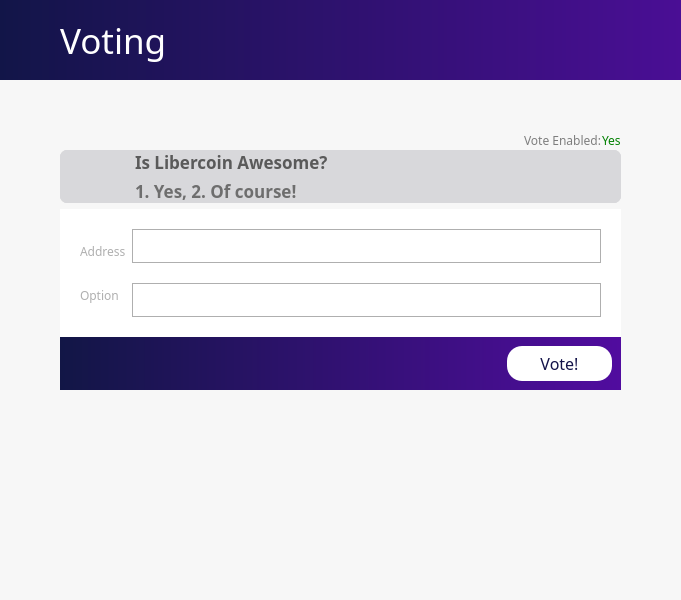
<?xml version="1.0" encoding="UTF-8"?>
<ui version="4.0">
 <class>VotingPage</class>
 <widget class="QWidget" name="VotingPage">
  <property name="geometry">
   <rect>
    <x>0</x>
    <y>0</y>
    <width>681</width>
    <height>600</height>
   </rect>
  </property>
  <property name="sizePolicy">
   <sizepolicy hsizetype="Preferred" vsizetype="Preferred">
    <horstretch>0</horstretch>
    <verstretch>0</verstretch>
   </sizepolicy>
  </property>
  <property name="minimumSize">
   <size>
    <width>0</width>
    <height>0</height>
   </size>
  </property>
  <property name="palette">
   <palette>
    <active>
     <colorrole role="WindowText">
      <brush brushstyle="SolidPattern">
       <color alpha="255">
        <red>0</red>
        <green>0</green>
        <blue>0</blue>
       </color>
      </brush>
     </colorrole>
     <colorrole role="Button">
      <brush brushstyle="SolidPattern">
       <color alpha="250">
        <red>247</red>
        <green>247</green>
        <blue>247</blue>
       </color>
      </brush>
     </colorrole>
     <colorrole role="Midlight">
      <brush brushstyle="SolidPattern">
       <color alpha="255">
        <red>255</red>
        <green>255</green>
        <blue>255</blue>
       </color>
      </brush>
     </colorrole>
     <colorrole role="Dark">
      <brush brushstyle="SolidPattern">
       <color alpha="255">
        <red>225</red>
        <green>225</green>
        <blue>225</blue>
       </color>
      </brush>
     </colorrole>
     <colorrole role="Mid">
      <brush brushstyle="SolidPattern">
       <color alpha="255">
        <red>0</red>
        <green>0</green>
        <blue>255</blue>
       </color>
      </brush>
     </colorrole>
     <colorrole role="Text">
      <brush brushstyle="SolidPattern">
       <color alpha="255">
        <red>0</red>
        <green>0</green>
        <blue>0</blue>
       </color>
      </brush>
     </colorrole>
     <colorrole role="BrightText">
      <brush brushstyle="SolidPattern">
       <color alpha="255">
        <red>255</red>
        <green>128</green>
        <blue>0</blue>
       </color>
      </brush>
     </colorrole>
     <colorrole role="ButtonText">
      <brush brushstyle="SolidPattern">
       <color alpha="255">
        <red>0</red>
        <green>0</green>
        <blue>0</blue>
       </color>
      </brush>
     </colorrole>
     <colorrole role="Base">
      <brush brushstyle="SolidPattern">
       <color alpha="250">
        <red>247</red>
        <green>247</green>
        <blue>247</blue>
       </color>
      </brush>
     </colorrole>
     <colorrole role="Window">
      <brush brushstyle="SolidPattern">
       <color alpha="250">
        <red>247</red>
        <green>247</green>
        <blue>247</blue>
       </color>
      </brush>
     </colorrole>
    </active>
    <inactive>
     <colorrole role="WindowText">
      <brush brushstyle="SolidPattern">
       <color alpha="255">
        <red>0</red>
        <green>0</green>
        <blue>0</blue>
       </color>
      </brush>
     </colorrole>
     <colorrole role="Button">
      <brush brushstyle="SolidPattern">
       <color alpha="250">
        <red>247</red>
        <green>247</green>
        <blue>247</blue>
       </color>
      </brush>
     </colorrole>
     <colorrole role="Midlight">
      <brush brushstyle="SolidPattern">
       <color alpha="255">
        <red>255</red>
        <green>255</green>
        <blue>255</blue>
       </color>
      </brush>
     </colorrole>
     <colorrole role="Dark">
      <brush brushstyle="SolidPattern">
       <color alpha="255">
        <red>225</red>
        <green>225</green>
        <blue>225</blue>
       </color>
      </brush>
     </colorrole>
     <colorrole role="Mid">
      <brush brushstyle="SolidPattern">
       <color alpha="255">
        <red>0</red>
        <green>0</green>
        <blue>255</blue>
       </color>
      </brush>
     </colorrole>
     <colorrole role="Text">
      <brush brushstyle="SolidPattern">
       <color alpha="255">
        <red>0</red>
        <green>0</green>
        <blue>0</blue>
       </color>
      </brush>
     </colorrole>
     <colorrole role="BrightText">
      <brush brushstyle="SolidPattern">
       <color alpha="255">
        <red>255</red>
        <green>128</green>
        <blue>0</blue>
       </color>
      </brush>
     </colorrole>
     <colorrole role="ButtonText">
      <brush brushstyle="SolidPattern">
       <color alpha="255">
        <red>0</red>
        <green>0</green>
        <blue>0</blue>
       </color>
      </brush>
     </colorrole>
     <colorrole role="Base">
      <brush brushstyle="SolidPattern">
       <color alpha="250">
        <red>247</red>
        <green>247</green>
        <blue>247</blue>
       </color>
      </brush>
     </colorrole>
     <colorrole role="Window">
      <brush brushstyle="SolidPattern">
       <color alpha="250">
        <red>247</red>
        <green>247</green>
        <blue>247</blue>
       </color>
      </brush>
     </colorrole>
    </inactive>
    <disabled>
     <colorrole role="WindowText">
      <brush brushstyle="SolidPattern">
       <color alpha="255">
        <red>225</red>
        <green>225</green>
        <blue>225</blue>
       </color>
      </brush>
     </colorrole>
     <colorrole role="Button">
      <brush brushstyle="SolidPattern">
       <color alpha="250">
        <red>247</red>
        <green>247</green>
        <blue>247</blue>
       </color>
      </brush>
     </colorrole>
     <colorrole role="Midlight">
      <brush brushstyle="SolidPattern">
       <color alpha="255">
        <red>255</red>
        <green>255</green>
        <blue>255</blue>
       </color>
      </brush>
     </colorrole>
     <colorrole role="Dark">
      <brush brushstyle="SolidPattern">
       <color alpha="255">
        <red>225</red>
        <green>225</green>
        <blue>225</blue>
       </color>
      </brush>
     </colorrole>
     <colorrole role="Mid">
      <brush brushstyle="SolidPattern">
       <color alpha="255">
        <red>0</red>
        <green>0</green>
        <blue>255</blue>
       </color>
      </brush>
     </colorrole>
     <colorrole role="Text">
      <brush brushstyle="SolidPattern">
       <color alpha="255">
        <red>225</red>
        <green>225</green>
        <blue>225</blue>
       </color>
      </brush>
     </colorrole>
     <colorrole role="BrightText">
      <brush brushstyle="SolidPattern">
       <color alpha="255">
        <red>255</red>
        <green>128</green>
        <blue>0</blue>
       </color>
      </brush>
     </colorrole>
     <colorrole role="ButtonText">
      <brush brushstyle="SolidPattern">
       <color alpha="255">
        <red>225</red>
        <green>225</green>
        <blue>225</blue>
       </color>
      </brush>
     </colorrole>
     <colorrole role="Base">
      <brush brushstyle="SolidPattern">
       <color alpha="250">
        <red>247</red>
        <green>247</green>
        <blue>247</blue>
       </color>
      </brush>
     </colorrole>
     <colorrole role="Window">
      <brush brushstyle="SolidPattern">
       <color alpha="250">
        <red>247</red>
        <green>247</green>
        <blue>247</blue>
       </color>
      </brush>
     </colorrole>
    </disabled>
   </palette>
  </property>
  <property name="font">
   <font>
    <family>Snell Roundhand</family>
   </font>
  </property>
  <property name="windowTitle">
   <string>Form</string>
  </property>
  <property name="autoFillBackground">
   <bool>false</bool>
  </property>
  <property name="styleSheet">
   <string notr="true">background-color:rgba(247, 247, 247, 250);
border:0;
</string>
  </property>
  <layout class="QVBoxLayout" name="topLayout">
   <property name="spacing">
    <number>0</number>
   </property>
   <property name="leftMargin">
    <number>0</number>
   </property>
   <property name="topMargin">
    <number>0</number>
   </property>
   <property name="rightMargin">
    <number>0</number>
   </property>
   <property name="bottomMargin">
    <number>0</number>
   </property>
   <item>
    <layout class="QHBoxLayout" name="horizontalLayout" stretch="0">
     <property name="spacing">
      <number>0</number>
     </property>
     <item>
      <layout class="QVBoxLayout" name="verticalLayout_2" stretch="0,0,0">
       <item>
        <layout class="QHBoxLayout" name="Nav">
         <property name="spacing">
          <number>0</number>
         </property>
         <property name="sizeConstraint">
          <enum>QLayout::SetDefaultConstraint</enum>
         </property>
         <property name="topMargin">
          <number>0</number>
         </property>
         <item>
          <widget class="QFrame" name="NavBar">
           <property name="sizePolicy">
            <sizepolicy hsizetype="Preferred" vsizetype="Preferred">
             <horstretch>0</horstretch>
             <verstretch>0</verstretch>
            </sizepolicy>
           </property>
           <property name="minimumSize">
            <size>
             <width>0</width>
             <height>80</height>
            </size>
           </property>
           <property name="maximumSize">
            <size>
             <width>16777215</width>
             <height>80</height>
            </size>
           </property>
           <property name="layoutDirection">
            <enum>Qt::LeftToRight</enum>
           </property>
           <property name="autoFillBackground">
            <bool>false</bool>
           </property>
           <property name="styleSheet">
            <string notr="true">background: QLinearGradient(x1: 0, y1: 0, x2: 1, y2: 0, stop: 0 #121548, stop: 1 #4a0e95);
border:0;
</string>
           </property>
           <property name="frameShape">
            <enum>QFrame::StyledPanel</enum>
           </property>
           <property name="frameShadow">
            <enum>QFrame::Raised</enum>
           </property>
           <layout class="QHBoxLayout" name="horizontalLayout_3">
            <property name="spacing">
             <number>0</number>
            </property>
            <property name="leftMargin">
             <number>60</number>
            </property>
            <property name="topMargin">
             <number>0</number>
            </property>
            <property name="rightMargin">
             <number>60</number>
            </property>
            <property name="bottomMargin">
             <number>0</number>
            </property>
            <item>
             <widget class="QLabel" name="label_2">
              <property name="sizePolicy">
               <sizepolicy hsizetype="Preferred" vsizetype="Preferred">
                <horstretch>0</horstretch>
                <verstretch>0</verstretch>
               </sizepolicy>
              </property>
              <property name="font">
               <font>
                <family>ZoinLight</family>
                <pointsize>26</pointsize>
               </font>
              </property>
              <property name="autoFillBackground">
               <bool>false</bool>
              </property>
              <property name="styleSheet">
               <string notr="true">color:white;
background-color: rgba(255, 255, 255,0);</string>
              </property>
              <property name="text">
               <string>Voting</string>
              </property>
              <property name="indent">
               <number>0</number>
              </property>
             </widget>
            </item>
            <item>
             <widget class="QPushButton" name="pushButton_2">
              <property name="maximumSize">
               <size>
                <width>80</width>
                <height>80</height>
               </size>
              </property>
              <property name="styleSheet">
               <string notr="true">background: rgb(0,0,0,0);</string>
              </property>
              <property name="text">
               <string/>
              </property>
              <property name="icon">
               <iconset resource="../../../../../coreupgrade/libercoin/src/qt/bitcoin.qrc">
                <normaloff>:/icons/Exports_45</normaloff>:/icons/Exports_45</iconset>
              </property>
              <property name="iconSize">
               <size>
                <width>80</width>
                <height>80</height>
               </size>
              </property>
             </widget>
            </item>
           </layout>
          </widget>
         </item>
        </layout>
       </item>
       <item>
        <widget class="QFrame" name="frame">
         <property name="palette">
          <palette>
           <active>
            <colorrole role="Button">
             <brush brushstyle="SolidPattern">
              <color alpha="250">
               <red>247</red>
               <green>247</green>
               <blue>247</blue>
              </color>
             </brush>
            </colorrole>
            <colorrole role="Base">
             <brush brushstyle="SolidPattern">
              <color alpha="250">
               <red>247</red>
               <green>247</green>
               <blue>247</blue>
              </color>
             </brush>
            </colorrole>
            <colorrole role="Window">
             <brush brushstyle="SolidPattern">
              <color alpha="250">
               <red>247</red>
               <green>247</green>
               <blue>247</blue>
              </color>
             </brush>
            </colorrole>
           </active>
           <inactive>
            <colorrole role="Button">
             <brush brushstyle="SolidPattern">
              <color alpha="250">
               <red>247</red>
               <green>247</green>
               <blue>247</blue>
              </color>
             </brush>
            </colorrole>
            <colorrole role="Base">
             <brush brushstyle="SolidPattern">
              <color alpha="250">
               <red>247</red>
               <green>247</green>
               <blue>247</blue>
              </color>
             </brush>
            </colorrole>
            <colorrole role="Window">
             <brush brushstyle="SolidPattern">
              <color alpha="250">
               <red>247</red>
               <green>247</green>
               <blue>247</blue>
              </color>
             </brush>
            </colorrole>
           </inactive>
           <disabled>
            <colorrole role="Button">
             <brush brushstyle="SolidPattern">
              <color alpha="250">
               <red>247</red>
               <green>247</green>
               <blue>247</blue>
              </color>
             </brush>
            </colorrole>
            <colorrole role="Base">
             <brush brushstyle="SolidPattern">
              <color alpha="250">
               <red>247</red>
               <green>247</green>
               <blue>247</blue>
              </color>
             </brush>
            </colorrole>
            <colorrole role="Window">
             <brush brushstyle="SolidPattern">
              <color alpha="250">
               <red>247</red>
               <green>247</green>
               <blue>247</blue>
              </color>
             </brush>
            </colorrole>
           </disabled>
          </palette>
         </property>
         <property name="styleSheet">
          <string notr="true"/>
         </property>
         <property name="frameShape">
          <enum>QFrame::NoFrame</enum>
         </property>
         <property name="frameShadow">
          <enum>QFrame::Raised</enum>
         </property>
         <property name="lineWidth">
          <number>1</number>
         </property>
         <property name="midLineWidth">
          <number>0</number>
         </property>
         <layout class="QVBoxLayout" name="verticalLayout_4">
          <property name="spacing">
           <number>-1</number>
          </property>
          <property name="leftMargin">
           <number>60</number>
          </property>
          <property name="topMargin">
           <number>50</number>
          </property>
          <property name="rightMargin">
           <number>60</number>
          </property>
          <property name="bottomMargin">
           <number>10</number>
          </property>
          <item>
           <layout class="QVBoxLayout" name="verticalLayout_3">
            <property name="spacing">
             <number>0</number>
            </property>
            <property name="topMargin">
             <number>0</number>
            </property>
            <item>
             <layout class="QHBoxLayout" name="horizontalLayout_5">
              <property name="topMargin">
               <number>0</number>
              </property>
              <item>
               <spacer name="horizontalSpacer_3">
                <property name="orientation">
                 <enum>Qt::Horizontal</enum>
                </property>
                <property name="sizeHint" stdset="0">
                 <size>
                  <width>40</width>
                  <height>20</height>
                 </size>
                </property>
               </spacer>
              </item>
              <item>
               <widget class="QLabel" name="label_3">
                <property name="font">
                 <font>
                  <family>ZoinMedium</family>
                 </font>
                </property>
                <property name="styleSheet">
                 <string notr="true">color: rgb(126, 126, 126);</string>
                </property>
                <property name="text">
                 <string>Vote Enabled:</string>
                </property>
               </widget>
              </item>
              <item>
               <widget class="QLabel" name="voteEnabled">
                <property name="font">
                 <font>
                  <family>ZoinMedium</family>
                 </font>
                </property>
                <property name="styleSheet">
                 <string notr="true">color: green;</string>
                </property>
                <property name="text">
                 <string>Yes</string>
                </property>
               </widget>
              </item>
             </layout>
            </item>
            <item>
             <widget class="QFrame" name="balance_frame">
              <property name="enabled">
               <bool>true</bool>
              </property>
              <property name="palette">
               <palette>
                <active>
                 <colorrole role="Button">
                  <brush brushstyle="SolidPattern">
                   <color alpha="255">
                    <red>216</red>
                    <green>216</green>
                    <blue>219</blue>
                   </color>
                  </brush>
                 </colorrole>
                 <colorrole role="Base">
                  <brush brushstyle="SolidPattern">
                   <color alpha="255">
                    <red>216</red>
                    <green>216</green>
                    <blue>219</blue>
                   </color>
                  </brush>
                 </colorrole>
                 <colorrole role="Window">
                  <brush brushstyle="SolidPattern">
                   <color alpha="255">
                    <red>216</red>
                    <green>216</green>
                    <blue>219</blue>
                   </color>
                  </brush>
                 </colorrole>
                </active>
                <inactive>
                 <colorrole role="Button">
                  <brush brushstyle="SolidPattern">
                   <color alpha="255">
                    <red>216</red>
                    <green>216</green>
                    <blue>219</blue>
                   </color>
                  </brush>
                 </colorrole>
                 <colorrole role="Base">
                  <brush brushstyle="SolidPattern">
                   <color alpha="255">
                    <red>216</red>
                    <green>216</green>
                    <blue>219</blue>
                   </color>
                  </brush>
                 </colorrole>
                 <colorrole role="Window">
                  <brush brushstyle="SolidPattern">
                   <color alpha="255">
                    <red>216</red>
                    <green>216</green>
                    <blue>219</blue>
                   </color>
                  </brush>
                 </colorrole>
                </inactive>
                <disabled>
                 <colorrole role="Button">
                  <brush brushstyle="SolidPattern">
                   <color alpha="255">
                    <red>216</red>
                    <green>216</green>
                    <blue>219</blue>
                   </color>
                  </brush>
                 </colorrole>
                 <colorrole role="Base">
                  <brush brushstyle="SolidPattern">
                   <color alpha="255">
                    <red>216</red>
                    <green>216</green>
                    <blue>219</blue>
                   </color>
                  </brush>
                 </colorrole>
                 <colorrole role="Window">
                  <brush brushstyle="SolidPattern">
                   <color alpha="255">
                    <red>216</red>
                    <green>216</green>
                    <blue>219</blue>
                   </color>
                  </brush>
                 </colorrole>
                </disabled>
               </palette>
              </property>
              <property name="contextMenuPolicy">
               <enum>Qt::DefaultContextMenu</enum>
              </property>
              <property name="styleSheet">
               <string notr="true">background-color: rgb(216, 216, 219);
border:0;
border-radius:7px;
border-style:solid;</string>
              </property>
              <property name="frameShape">
               <enum>QFrame::StyledPanel</enum>
              </property>
              <property name="frameShadow">
               <enum>QFrame::Plain</enum>
              </property>
              <property name="lineWidth">
               <number>1</number>
              </property>
              <layout class="QHBoxLayout" name="horizontalLayout_4">
               <property name="spacing">
                <number>0</number>
               </property>
               <property name="sizeConstraint">
                <enum>QLayout::SetDefaultConstraint</enum>
               </property>
               <property name="leftMargin">
                <number>0</number>
               </property>
               <property name="topMargin">
                <number>0</number>
               </property>
               <property name="rightMargin">
                <number>0</number>
               </property>
               <property name="bottomMargin">
                <number>0</number>
               </property>
               <item>
                <widget class="QPushButton" name="pushButton_3">
                 <property name="sizePolicy">
                  <sizepolicy hsizetype="Fixed" vsizetype="Preferred">
                   <horstretch>0</horstretch>
                   <verstretch>0</verstretch>
                  </sizepolicy>
                 </property>
                 <property name="minimumSize">
                  <size>
                   <width>75</width>
                   <height>0</height>
                  </size>
                 </property>
                 <property name="text">
                  <string/>
                 </property>
                 <property name="icon">
                  <iconset resource="../../../../../coreupgrade/libercoin/src/qt/bitcoin.qrc">
                   <normaloff>:/icons/Exports_47</normaloff>:/icons/Exports_47</iconset>
                 </property>
                 <property name="iconSize">
                  <size>
                   <width>70</width>
                   <height>70</height>
                  </size>
                 </property>
                </widget>
               </item>
               <item>
                <layout class="QVBoxLayout" name="verticalLayout_6">
                 <property name="spacing">
                  <number>5</number>
                 </property>
                 <property name="leftMargin">
                  <number>0</number>
                 </property>
                 <property name="topMargin">
                  <number>0</number>
                 </property>
                 <property name="bottomMargin">
                  <number>0</number>
                 </property>
                 <item>
                  <widget class="QLabel" name="voteTitle">
                   <property name="enabled">
                    <bool>false</bool>
                   </property>
                   <property name="sizePolicy">
                    <sizepolicy hsizetype="Preferred" vsizetype="Preferred">
                     <horstretch>0</horstretch>
                     <verstretch>0</verstretch>
                    </sizepolicy>
                   </property>
                   <property name="font">
                    <font>
                     <family>ZoinMedium</family>
                     <pointsize>13</pointsize>
                     <weight>75</weight>
                     <bold>true</bold>
                    </font>
                   </property>
                   <property name="layoutDirection">
                    <enum>Qt::LeftToRight</enum>
                   </property>
                   <property name="autoFillBackground">
                    <bool>false</bool>
                   </property>
                   <property name="styleSheet">
                    <string notr="true">color: rgb(90, 90, 90);</string>
                   </property>
                   <property name="text">
                    <string>Is Libercoin Awesome?</string>
                   </property>
                   <property name="alignment">
                    <set>Qt::AlignBottom|Qt::AlignLeading|Qt::AlignLeft</set>
                   </property>
                   <property name="indent">
                    <number>-1</number>
                   </property>
                  </widget>
                 </item>
                 <item>
                  <widget class="QLabel" name="voteTitleSubText">
                   <property name="enabled">
                    <bool>false</bool>
                   </property>
                   <property name="sizePolicy">
                    <sizepolicy hsizetype="Preferred" vsizetype="Preferred">
                     <horstretch>0</horstretch>
                     <verstretch>0</verstretch>
                    </sizepolicy>
                   </property>
                   <property name="font">
                    <font>
                     <family>ZoinLight</family>
                     <pointsize>13</pointsize>
                     <weight>75</weight>
                     <bold>true</bold>
                    </font>
                   </property>
                   <property name="cursor">
                    <cursorShape>IBeamCursor</cursorShape>
                   </property>
                   <property name="toolTip">
                    <string>Total of transactions that have yet to be confirmed, and do not yet count toward the current balance</string>
                   </property>
                   <property name="layoutDirection">
                    <enum>Qt::LeftToRight</enum>
                   </property>
                   <property name="styleSheet">
                    <string notr="true">color: rgb(110, 110, 110);</string>
                   </property>
                   <property name="text">
                    <string notr="true">1. Yes, 2. Of course!</string>
                   </property>
                   <property name="alignment">
                    <set>Qt::AlignLeading|Qt::AlignLeft|Qt::AlignTop</set>
                   </property>
                   <property name="textInteractionFlags">
                    <set>Qt::LinksAccessibleByMouse|Qt::TextSelectableByKeyboard|Qt::TextSelectableByMouse</set>
                   </property>
                  </widget>
                 </item>
                </layout>
               </item>
              </layout>
             </widget>
            </item>
           </layout>
          </item>
          <item>
           <widget class="QFrame" name="voteFrame">
            <property name="frameShape">
             <enum>QFrame::StyledPanel</enum>
            </property>
            <property name="frameShadow">
             <enum>QFrame::Raised</enum>
            </property>
            <layout class="QVBoxLayout" name="verticalLayout_8">
             <property name="spacing">
              <number>0</number>
             </property>
             <property name="leftMargin">
              <number>0</number>
             </property>
             <property name="topMargin">
              <number>0</number>
             </property>
             <property name="rightMargin">
              <number>0</number>
             </property>
             <property name="bottomMargin">
              <number>0</number>
             </property>
             <item>
              <widget class="QFrame" name="votingFrame">
               <property name="minimumSize">
                <size>
                 <width>0</width>
                 <height>0</height>
                </size>
               </property>
               <property name="styleSheet">
                <string notr="true">border: 0; background-color:white;</string>
               </property>
               <property name="frameShape">
                <enum>QFrame::StyledPanel</enum>
               </property>
               <property name="frameShadow">
                <enum>QFrame::Raised</enum>
               </property>
               <layout class="QHBoxLayout" name="horizontalLayout_6">
                <property name="spacing">
                 <number>-1</number>
                </property>
                <property name="leftMargin">
                 <number>20</number>
                </property>
                <property name="topMargin">
                 <number>20</number>
                </property>
                <property name="rightMargin">
                 <number>20</number>
                </property>
                <property name="bottomMargin">
                 <number>20</number>
                </property>
                <item>
                 <layout class="QVBoxLayout" name="verticalLayout_7">
                  <property name="spacing">
                   <number>20</number>
                  </property>
                  <property name="topMargin">
                   <number>10</number>
                  </property>
                  <property name="bottomMargin">
                   <number>10</number>
                  </property>
                  <item>
                   <widget class="QLabel" name="label">
                    <property name="enabled">
                     <bool>true</bool>
                    </property>
                    <property name="font">
                     <font>
                      <family>ZoinMedium</family>
                     </font>
                    </property>
                    <property name="styleSheet">
                     <string notr="true">color: rgb(175, 175, 175);</string>
                    </property>
                    <property name="text">
                     <string>Address</string>
                    </property>
                   </widget>
                  </item>
                  <item>
                   <widget class="QLabel" name="label_4">
                    <property name="font">
                     <font>
                      <family>ZoinMedium</family>
                     </font>
                    </property>
                    <property name="styleSheet">
                     <string notr="true">color: rgb(175, 175, 175);</string>
                    </property>
                    <property name="text">
                     <string>Option</string>
                    </property>
                   </widget>
                  </item>
                 </layout>
                </item>
                <item>
                 <layout class="QVBoxLayout" name="verticalLayout">
                  <property name="spacing">
                   <number>20</number>
                  </property>
                  <item>
                   <widget class="QComboBox" name="addressList">
                    <property name="enabled">
                     <bool>true</bool>
                    </property>
                    <property name="sizePolicy">
                     <sizepolicy hsizetype="Expanding" vsizetype="Fixed">
                      <horstretch>0</horstretch>
                      <verstretch>0</verstretch>
                     </sizepolicy>
                    </property>
                    <property name="font">
                     <font>
                      <family>ZoinRegular</family>
                     </font>
                    </property>
                    <property name="styleSheet">
                     <string notr="true">

QComboBox
{
    color:rgb(15, 15, 54);
    background-color: white;
    border-color: rgb(175, 175, 175);
    border-width: 1px;
border-style: solid;
padding: 1px 0px 1px 3px;
padding-left:10;
height:30;
}

QComboBox QListView
{
    border-style: none;
    background-color: white;
}

QComboBox::drop-down
{
    width: 20px;
    border: 1px;
    border-color:rgb(15, 15, 54);
    border-left-style:none;
    border-top-style: none;
    border-bottom-style: none;
    border-right-style: none;
}


QComboBox::down-arrow
{
    image: url(:/icons/down);
    width: 16px;
    height: 16px;
}</string>
                    </property>
                   </widget>
                  </item>
                  <item>
                   <widget class="QComboBox" name="votingChoice">
                    <property name="sizePolicy">
                     <sizepolicy hsizetype="Expanding" vsizetype="Fixed">
                      <horstretch>0</horstretch>
                      <verstretch>0</verstretch>
                     </sizepolicy>
                    </property>
                    <property name="font">
                     <font>
                      <family>ZoinRegular</family>
                     </font>
                    </property>
                    <property name="styleSheet">
                     <string notr="true">

QComboBox
{
    color:rgb(15, 15, 54);
    background-color: white;
    border-color: rgb(175, 175, 175);
    border-width: 1px;
border-style: solid;
padding: 1px 0px 1px 3px;
padding-left:10;
height:30;
}

QComboBox QListView
{
    border-style: none;
    background-color: white;
}

QComboBox::drop-down
{
    width: 20px;
    border: 1px;
    border-color:rgb(15, 15, 54);
    border-left-style:none;
    border-top-style: none;
    border-bottom-style: none;
    border-right-style: none;
}


QComboBox::down-arrow
{
    image: url(:/icons/down);
    width: 16px;
    height: 16px;
}</string>
                    </property>
                   </widget>
                  </item>
                 </layout>
                </item>
               </layout>
              </widget>
             </item>
             <item>
              <widget class="QFrame" name="frame_2">
               <property name="styleSheet">
                <string notr="true">background: QLinearGradient(x1: 0, y1: 0, x2: 1, y2: 0, stop: 0 #121646, stop: 1 #510c9f);</string>
               </property>
               <property name="frameShape">
                <enum>QFrame::StyledPanel</enum>
               </property>
               <property name="frameShadow">
                <enum>QFrame::Raised</enum>
               </property>
               <layout class="QHBoxLayout" name="horizontalLayout_2">
                <item>
                 <spacer name="horizontalSpacer">
                  <property name="orientation">
                   <enum>Qt::Horizontal</enum>
                  </property>
                  <property name="sizeHint" stdset="0">
                   <size>
                    <width>40</width>
                    <height>20</height>
                   </size>
                  </property>
                 </spacer>
                </item>
                <item>
                 <widget class="QPushButton" name="voteButton">
                  <property name="font">
                   <font>
                    <family>ZoinRegular</family>
                    <pointsize>12</pointsize>
                   </font>
                  </property>
                  <property name="styleSheet">
                   <string notr="true">background-color: white;
color: rgb(19, 19, 73);
border-radius:15px;
height:35px;
width:105px;</string>
                  </property>
                  <property name="text">
                   <string>Vote!</string>
                  </property>
                 </widget>
                </item>
               </layout>
              </widget>
             </item>
            </layout>
           </widget>
          </item>
          <item>
           <spacer name="verticalSpacer">
            <property name="orientation">
             <enum>Qt::Vertical</enum>
            </property>
            <property name="sizeHint" stdset="0">
             <size>
              <width>20</width>
              <height>40</height>
             </size>
            </property>
           </spacer>
          </item>
         </layout>
        </widget>
       </item>
       <item>
        <widget class="QWidget" name="StatusBar" native="true">
         <property name="sizePolicy">
          <sizepolicy hsizetype="Preferred" vsizetype="Preferred">
           <horstretch>0</horstretch>
           <verstretch>0</verstretch>
          </sizepolicy>
         </property>
         <property name="minimumSize">
          <size>
           <width>0</width>
           <height>0</height>
          </size>
         </property>
         <property name="styleSheet">
          <string notr="true">background-color:rgba(247, 247, 247, 250);</string>
         </property>
         <layout class="QHBoxLayout" name="horizontalLayout_8">
          <property name="spacing">
           <number>10</number>
          </property>
          <property name="leftMargin">
           <number>60</number>
          </property>
          <property name="topMargin">
           <number>30</number>
          </property>
          <property name="rightMargin">
           <number>60</number>
          </property>
          <property name="bottomMargin">
           <number>30</number>
          </property>
          <item>
           <layout class="QVBoxLayout" name="statusText">
            <property name="spacing">
             <number>0</number>
            </property>
            <property name="topMargin">
             <number>0</number>
            </property>
            <property name="bottomMargin">
             <number>0</number>
            </property>
           </layout>
          </item>
          <item>
           <layout class="QHBoxLayout" name="statusBar">
            <property name="topMargin">
             <number>0</number>
            </property>
            <property name="bottomMargin">
             <number>0</number>
            </property>
           </layout>
          </item>
         </layout>
        </widget>
       </item>
      </layout>
     </item>
    </layout>
   </item>
  </layout>
 </widget>
 <resources>
  <include location="../../../../../coreupgrade/libercoin/src/qt/bitcoin.qrc"/>
 </resources>
 <connections/>
</ui>
